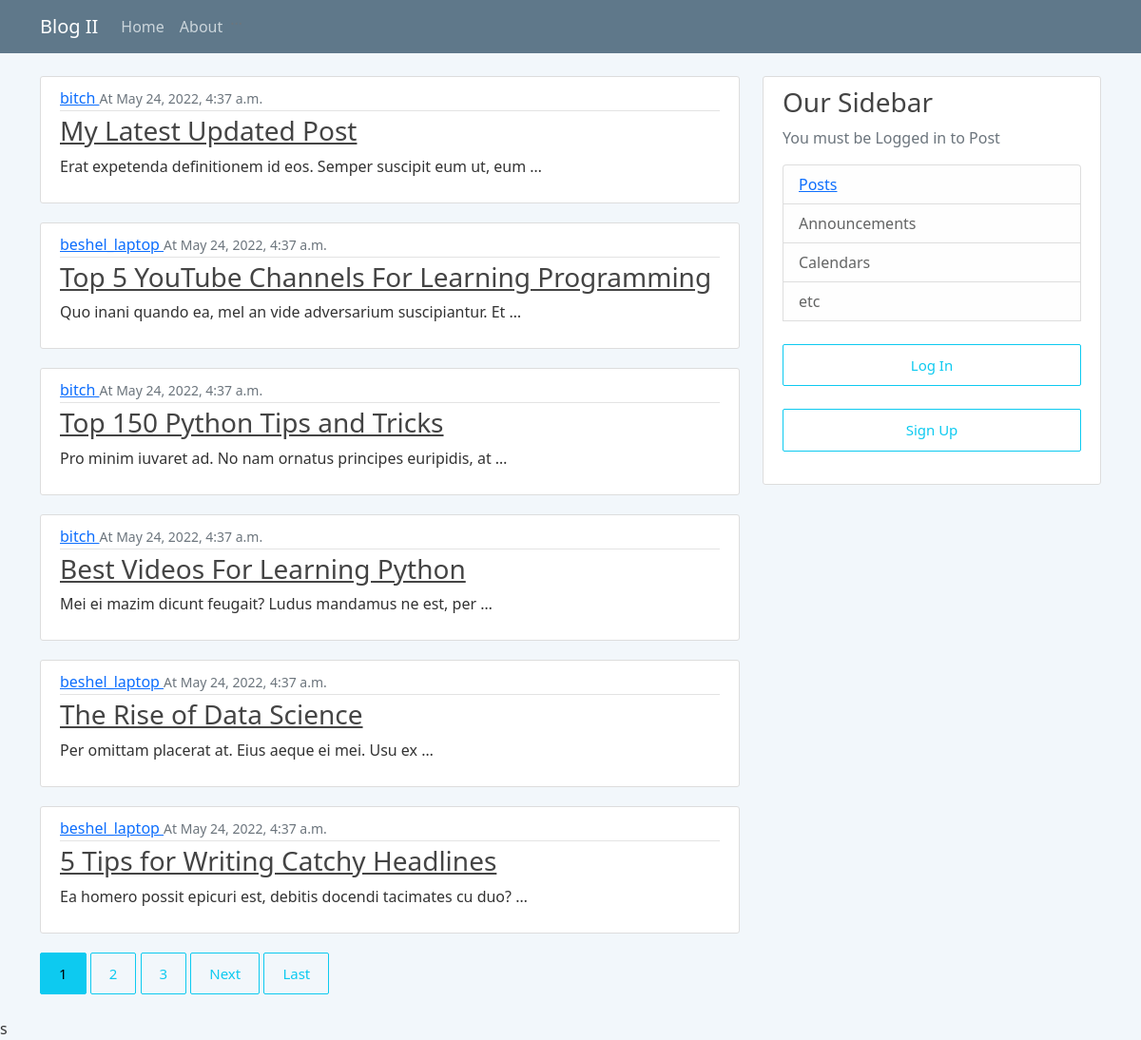
The page / on the database its author committed.
### blog/models.py (models this page shows, shortened)
class Posts(models.Model):
    title = models.CharField(max_length=100)
    content = models.TextField(max_length=1500)
    slug = models.SlugField(max_length=1000,null=True, blank=True)
    image = models.ImageField(upload_to=path_and_rename, max_length=100, null=True, blank=True, default='default.jpeg')
    date_posted = models.DateTimeField(auto_now_add=True)
    author = models.ForeignKey(User,on_delete=models.CASCADE)

### blog/views.py (the view)
# urls.py: path('', PostListView.as_view(),name='blog-home'),
class PostListView(ListView):
	model = Posts
	template_name = 'blog/home.html'
	context_object_name = 'posts'
	ordering = ['-date_posted']
	paginate_by = 6

### blog/templates/blog/home.html (shortened to what this page needs)
{% extends "blog/base.html"%}
{%block content%}
{%for post in posts%}
<article class="media content-section">
	<div class="media-body">
		<div class="article-metadata">
			<a class="mr-2" href="{% url 'user-post' post.author.username%}">{{ post.author }} </a>
			<small class="text-muted"> At {{ post.date_posted }}</small>
		</div>
		<h3><a class="article-title" href="{% url 'post-detail' post.slug %}">{{ post.title }}</a></h3>
		<p class="article-content">{{ post.content|truncatewords:10 }}</p>
	</div>
</article>
{%endfor%}
	{%if is_paginated%}
		{% for num in page_obj.paginator.page_range %}
			{%if page_obj.number == num %}
				<a class="btn btn-info mb-4" href="?page={{num}}">{{num}}</a>
			{%elif num > page_obj.number|add:'-3' and num < page_obj.number|add:'3'  %}
				<a class="btn btn-outline-info mb-4" href="?page={{num}}">{{num}}</a>
			{%endif%}
		{%endfor%}
		{% if page_obj.has_next %}
			<a class="btn btn-outline-info mb-4" href="?page={{page_obj.next_page_number}}">Next</a>
			<a class="btn btn-outline-info mb-4" href="?page={{ page_obj.paginator.num_pages }}">Last</a>
		{%endif%}
	{%endif%}
{%endblock%}

### blog/static/blog/main.css (style rules this page uses)
body { background: #fafafa; color: #333333; margin-top: 5rem; }
h1, h2, h3, h4, h5, h6 { color: #444444; }
.content-section { background: #ffffff; padding: 10px 20px; border: 1px solid #dddddd; border-radius: 3px; margin-bottom: 20px; }
.article-title { color: #444444; }
.article-content { white-space: pre-line; }
.article-metadata { padding-bottom: 1px; margin-bottom: 4px; border-bottom: 1px solid #e3e3e3 }
body { background-color: #f2f7fb }
.btn { border-radius: 2px; text-transform: capitalize; font-size: 15px; padding: 10px 19px; cursor: pointer }

### rows shown on the page
Posts: author "bitch", date_posted "May 24, 2022, 4:37 a.m.", title "My Latest Updated Post", content "Erat expetenda definitionem id eos. Semper suscipit eum ut, eum …"
Posts: author "beshel_laptop", date_posted "May 24, 2022, 4:37 a.m.", title "Top 5 YouTube Channels For Learning Programming", content "Quo inani quando ea, mel an vide adversarium suscipiantur. Et …"
Posts: author "bitch", date_posted "May 24, 2022, 4:37 a.m.", title "Top 150 Python Tips and Tricks", content "Pro minim iuvaret ad. No nam ornatus principes euripidis, at …"
Posts: author "bitch", date_posted "May 24, 2022, 4:37 a.m.", title "Best Videos For Learning Python", content "Mei ei mazim dicunt feugait? Ludus mandamus ne est, per …"
Posts: author "beshel_laptop", date_posted "May 24, 2022, 4:37 a.m.", title "The Rise of Data Science", content "Per omittam placerat at. Eius aeque ei mei. Usu ex …"
Posts: author "beshel_laptop", date_posted "May 24, 2022, 4:37 a.m.", title "5 Tips for Writing Catchy Headlines", content "Ea homero possit epicuri est, debitis docendi tacimates cu duo? …"

### other values the page prints
{{ num }} "1"
{{ num }} "2" "3"
